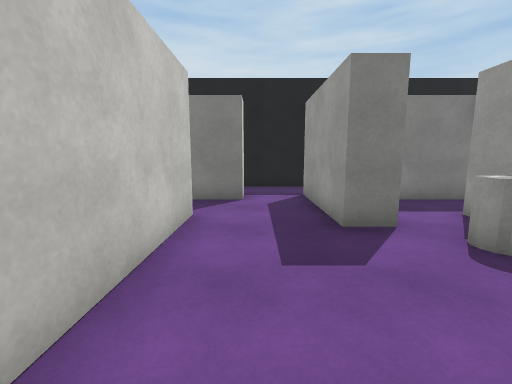
view 1 (above)

16 first-person views from a walk through a scene from a Unity 3-D project. The camera is 1.3 m above the floor, tilts 8° down and sees 90° across. The floor is counted in squares, 1 m on a side. Each view is taken from the middle of a square. On the plan, view 1 faces up. The plan holds only what a view shows up to about 13 squares ahead; the rest is blank. The player is left out. Surface patterns are stand-ins for the level's own textures.

view 2
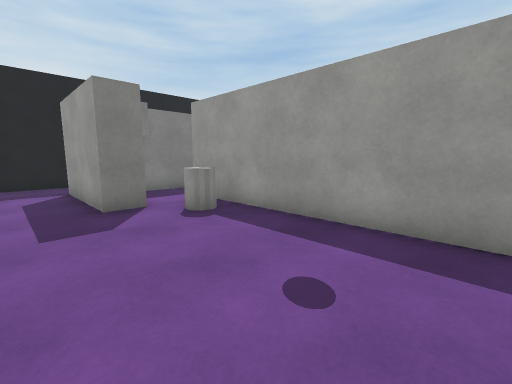

view 3
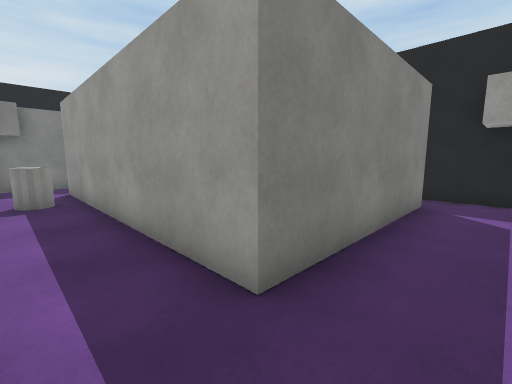

view 4
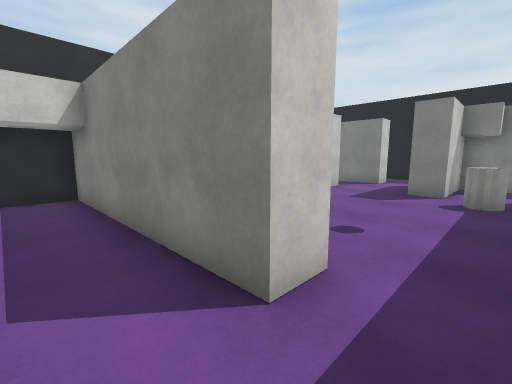

view 5
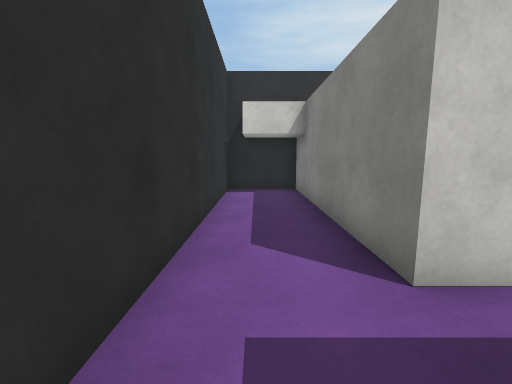

view 6
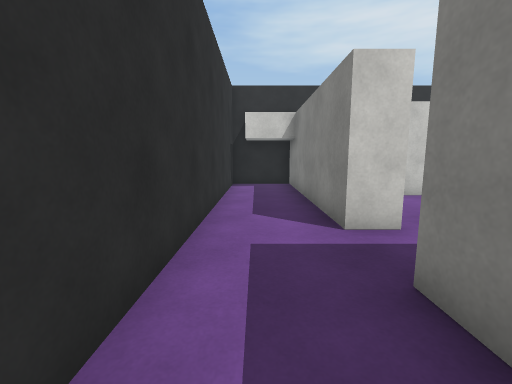

view 7
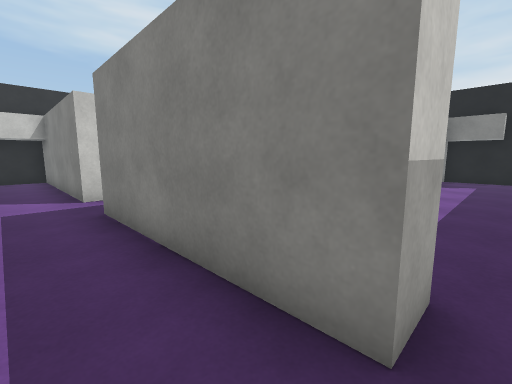

view 8
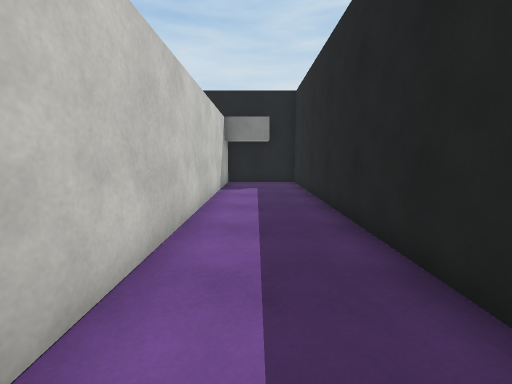

view 9
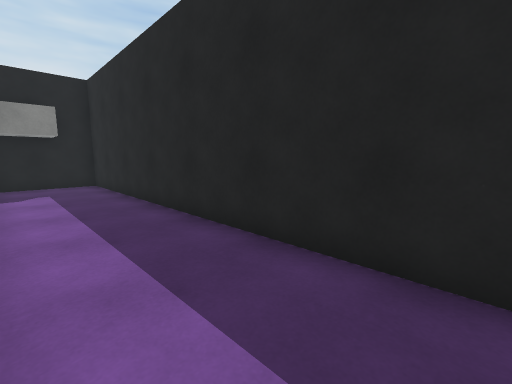

view 10
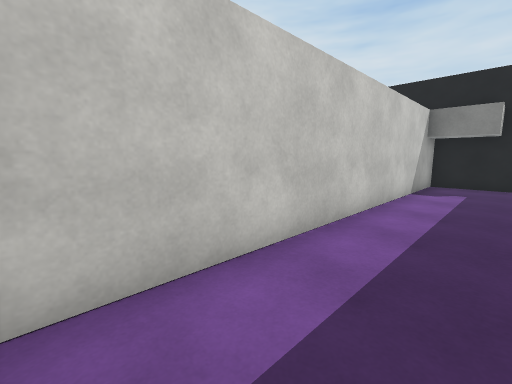

view 11
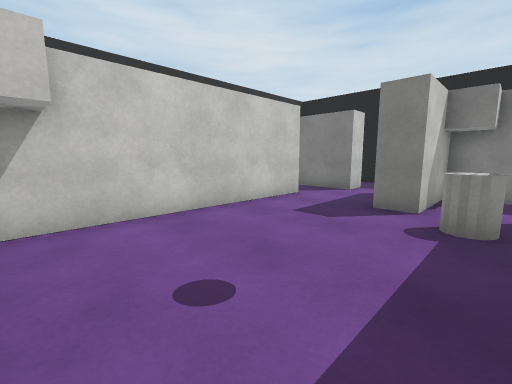

view 12
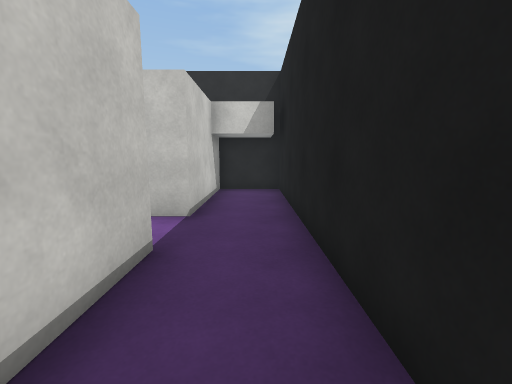

view 13
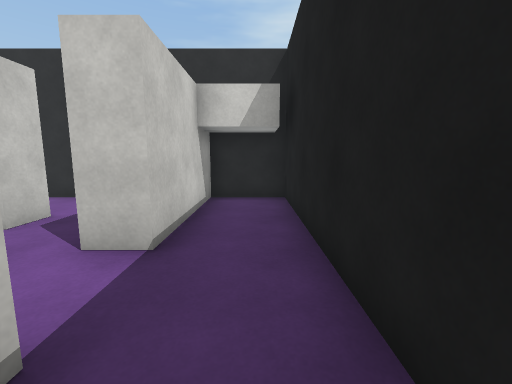

view 14
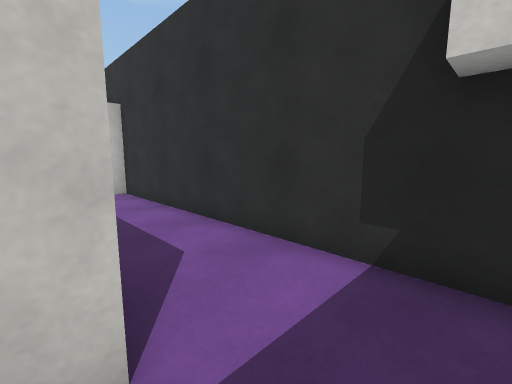

view 15
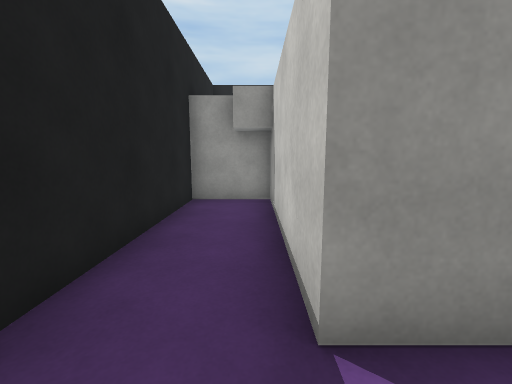

view 16
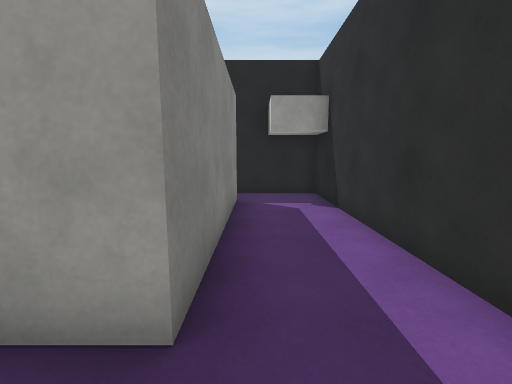

### Floor plan
Ten units are one square. View 1 is at (0, 0); x grows to the right and y downward. Boxes are objects, and circles mark ways between rooms. Rooms are numbered by the first view taken in them; rooms with no view inside come last. Other rooms are left out.
<svg viewBox="-56 -114 180 180">
<path fill="none" stroke="#000" d="M16 34 -51 34 -51 61 119 61 119 26M26 -46 16 -46 16 -76M-14 -56 -14 21M106 24 106 34 46 34 46 -56M-4 -76 -14 -76M119 26 119 -109 86 -109 86 21M16 -76 16 -86 76 -86 76 -109 -51 -109 -51 -86 -4 -86 -4 -76M-25 -56 -14 -56M-51 -71 -51 24M-14 -76 -29 -76"/>
<rect x="15" y="35" width="10" height="10" fill="#bbb"><title>block</title></rect>
<rect x="25" y="-45" width="20" height="20" fill="#bbb"><title>cylinder</title></rect>
<circle cx="110" cy="30" r="3" fill="#2a7"/>
<circle cx="5" cy="-80" r="3" fill="#2a7"/>
<circle cx="-20" cy="-65" r="3" fill="#2a7"/>
<text x="20" y="10">1</text>
<text x="100" y="-40">2</text>
<text x="10" y="-90">3</text>
<text x="-30" y="-30">4</text>
</svg>
Room 1 opens to room 2. Room 1 opens to room 3. Room 1 opens to room 4.

Where each view was taken, in squares from view 1:
view 1: 0 up, 0 right, facing up
view 2: 2 down, 0 right, facing up-right
view 3: 5 down, 3 right, facing up-right
view 4: 5 down, 4 right, facing up-left
view 5: 5 down, 5 right, facing left
view 6: 5 down, 7 right, facing left
view 7: 5 down, 11 right, facing up-left
view 8: 2 down, 10 right, facing up
view 9: 2 down, 9 right, facing up-right
view 10: 2 down, 11 right, facing up-left
view 11: 2 down, 4 right, facing up-left
view 12: 10 up, 5 right, facing left
view 13: 10 up, 3 right, facing left
view 14: 7 up, 2 left, facing down-left
view 15: 9 up, 0 right, facing right
view 16: 4 down, 3 right, facing right
